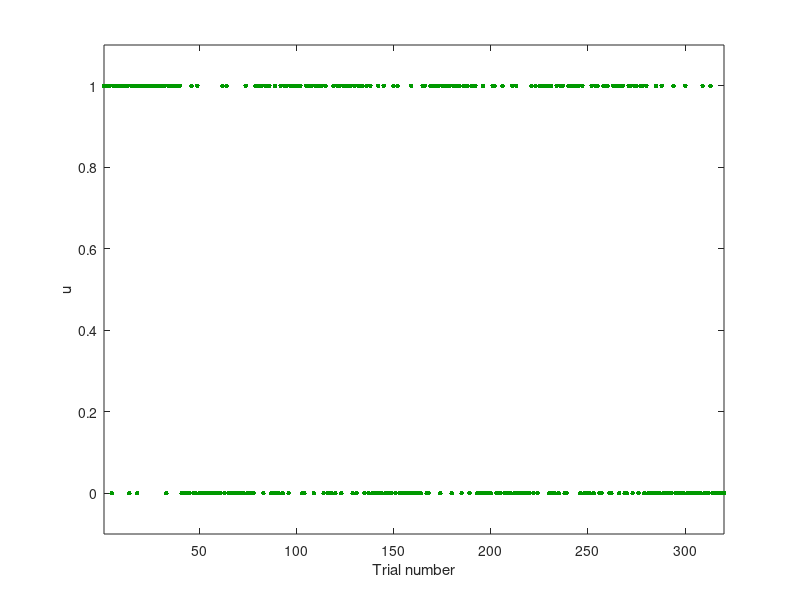

The MATLAB source for this figure: (Note: this script raises an error after producing the figure.)
%% HGF Toolbox Demo
%% Load binary input
% First, we will load the example binary inputs $u$ provided in the file example_binary_input.txt:

u = load('example_binary_input.txt');
%% 
% The inputs are simply a time series of 320 0s and 1s. This is the input 
% sequence used in the task of Iglesias et al. (2013), _Neuron_, *80*(2), 519-530.
%%
scrsz = get(0,'ScreenSize');
outerpos = [0.2*scrsz(3),0.7*scrsz(4),0.8*scrsz(3),0.3*scrsz(4)];
figure('OuterPosition', outerpos)
plot(u, '.', 'Color', [0 0.6 0], 'MarkerSize', 11)
xlabel('Trial number')
ylabel('u')
axis([1, 320, -0.1, 1.1])
%% Find Bayes optimal parameter values
% Now let's use the fitModel function to find the 'Bayes optimal' perceptual 
% parameters for this dataset under the binary HGF model. By Bayes optimal we 
% mean the particular parameter values that produce the least cumulative Shannon 
% surprise for a given input sequence $u$. This means that an agent using this 
% parameter setting would experience the least possible surprise when exposed 
% to the given inputs under the given perceptual model.
% 
% The point of estimating the optimal parameter values is that we can use 
% them as prior means when fitting observed responses. If the agents whose response 
% we're observing are reasonably well able to perform their task, we may assume 
% that their parameter values are distributed around the optimal values.
% 
% We provide fitModel with four arguments.
% 
% * The first argument, which would normally be the observed responses, is empty 
% (ie, []) here because the optimal parameter values are independent of any responses.
% * The second argument is the perceptual model, _hgf_binary_ here. We need 
% to use the prefix 'tapas_' and the suffix '_config' in order to find the correct 
% configuration file
% * The third argument is the response model, _bayes_optimal_binary_ here. Again 
% we need to use the same prefix and suffix. In fact, bayes_optimal_binary is 
% a kind of pseudo-response model because instead of providing response probabilities 
% it simply calculates the Shannon surprise elicited by each new input given the 
% current perceptual state.
% * The fourth argument is the optimization algorithm to be used, _quasinewton_optim_ 
% here, which is a variant of the Broyden-Fletcher-Goldfarb-Shanno (BFGS) algorithm.
%%
bopars = tapas_fitModel([],...
                         u,...
                         'tapas_hgf_binary_config',...
                         'tapas_bayes_optimal_binary_config',...
                         'tapas_quasinewton_optim_config');
%% 
% The only parameter whose Bayes optimal values we've estimated is $\omega$. 
% This is the tonic volatility in the HGF. At the first level, $\omega_1$ is undefined 
% (NaN) because in the binary HGF the first level is discrete, not continuous. 
% At the second level, we find an optimal value of, for example, $\omega_2=-3.43$, 
% and at the third level one of, for example, $\omega_3=-6.01$ (this will vary 
% on different runs of this script).
% 
% The other parameters are fixed to a particular value because their prior 
% variance has been set to zero in the configuration file _tapas_hgf_binary_config.m. 
% _This means that their posterior means, displayed here, are the same as the 
% prior means set in _tapas_hgf_binary_config.m_.
% 
% Their meanings are
% 
% * $\mu_0$ and $\sigma_0$ are the initial values of the perceptual state
% * $\rho$ is a drift parameter, fixed to zero (ie, no drift) in this example
% * $\kappa$ is a parameter that describes the couple between the different 
% levels of the HGF, fixed to 1 in this example
% 
% For model comparison purposes, several measures of model quality are given 
% by fitModel. The most important of these is the log-model evidence (LME).
%% Simulate responses
% Next, we simulate an agent's responses using the simModel function. To do 
% that, we simply choose values for $\omega$. Here, we take $\omega_2=-2.5$ and 
% $\omega_3=-6$. But in addition to the perceptual model _hgf_binary_, we now 
% need a response model. Here, we take the unit square sigmoid model, _unitsq_sgm_, 
% with parameter $\zeta=5$.
%%
sim = tapas_simModel(u,...
                     'tapas_hgf_binary',...
                     [NaN 0 1 NaN 1 1 NaN 0 0 1 1 NaN -2.5 -6],...
                     'tapas_unitsq_sgm',...
                     5);
%% 
% The general meaning of the arguments supplied to simModel is explained 
% in the manual and in the file _tapas_simModel.m_. The specific meaning of each 
% argument in this example is explained in the configuration files of the perceptual 
% model (_tapas_hgf_binary_config.m_) and of the response model (_tapas_unitsq_sgm_config.m_).
%% Plot simulated responses
% We can plot our simulated responses $y$ using the plotting function for _hgf_binary_ 
% models.
%%
tapas_hgf_binary_plotTraj(sim)
%% Recover parameter values from simulated responses
% We can now try to recover the parameters we put into the simulation ($\omega_2=-2.5$ 
% and $\omega_3=-6$) using fitModel.
%%
est = tapas_fitModel(sim.y,...
                     sim.u,...
                     'tapas_hgf_binary_config',...
                     'tapas_unitsq_sgm_config',...
                     'tapas_quasinewton_optim_config');
%% 
% We find, for example, $\omega_2=-2.53$ and, for example $\omega_3=-6.03$ 
% (this will vary on different runs of this script). How good is that? It doesn't 
% look bad, but the answer is that we cannot say anything from doing this just 
% once. We have to repeat the simulation/estimation procedure many times and then 
% look at the distribution of estimated $\omega$ values. This has been done in 
% Mathys et al. (2014), _Frontiers in Human Neuroscience,_ *8*:825, where we found 
% that for moderate and low noise, parameter values can be recovered with good 
% precision in the range observed for human subjects in Iglesias et al. (2013), 
% _Neuron_, *80*(2), 519-530.
%% Check parameter identifiability
% To check how well the parameters could be identified, we can take a look at 
% their posterior correlation. This gives us an idea to what degree changing one 
% parameter value can be compensated by changing another. Of course changing a 
% parameter is fully equivalent to changing that same parameter, therefore the 
% values on the diagonal of the correlation matrix are all 1. However, it would 
% be worrisome if changing one parameter's value were equivalent to changing another 
% in the same direction (correlation +1) or in the opposite direction (correlation 
% -1). In these cases the two parameters cannot be identified independently and 
% one of them needs to be fixed. The other parameter can then be estimated conditional 
% on the value of the one that has been fixed.
%%
tapas_fit_plotCorr(est)
%% 
% In this case, there is nothing to worry about. Unless their correlation 
% is very close to +1 or -1, two parameters are identifiable, meaning that they 
% describe distinct aspects of the data.
% 
% The posterior parameter correlation matrix is stored in est.optim.Corr,
%%
disp(est.optim.Corr)
%% 
% while the posterior parameter covariance matrix is stored in est.optim.Sigma

disp(est.optim.Sigma)
%% Posterior means
% The posterior means of the estimated as well as the fixed parameters can be 
% found in est.p_prc for the perceptual model and in est.p_obs for the observation 
% model:
%%
disp(est.p_prc)
disp(est.p_obs)
%% 
% The posterior means are contained in these structures separately by name 
% (e.g., om for $\omega$) as well as jointly as a vector $p$ in their native space 
% and as a vector $p_{\mathrm{trans}}$ in their transformed space (ie, the space 
% they are estimated in). For details, see the manual.
%% Inferred belief trajectories
% As with the simulated trajectories, we can plot the inferred belief trajectories 
% implied by the estimated parameters.
%%
tapas_hgf_binary_plotTraj(est)
%% 
% These trajectories can be found in est.traj:
%%
disp(est.traj)
%% Changing the perceptual model
% Next, let's try to fit the same data using a different perceptual model while 
% keeping the same response model. We will take the Rescorla-Wagner model _rw_binary_.
%%
est1a = tapas_fitModel(sim.y,...
                       sim.u,...
                       'tapas_rw_binary_config',...
                       'tapas_unitsq_sgm_config',...
                       'tapas_quasinewton_optim_config');
%% 
% The single estimated perceptual parameter is the constant learning rate 
% $\alpha$.
% 
% Just as for _hgf_binary_, we can plot posterior correlations and inferred 
% trajectories for _rw_binary_.
%%
tapas_fit_plotCorr(est1a)
tapas_rw_binary_plotTraj(est1a)
%% Input on a continuous scale
% Up to now, we've only used binary input - 0 or 1. However, many of the most 
% interesting time series are on a continuous scale. As an example, we'll use 
% the exchange rate of the US Dollar to the Swiss Franc during much of 2010 and 
% 2011.
%%
usdchf = load('example_usdchf.txt');
%% 
% As before, we'll first estimate the Bayes optimal parameter values. This 
% time, we'll take a 2-level HGF for continuous-scaled inputs.
%%
bopars2 = tapas_fitModel([],...
                         usdchf,...
                         'tapas_hgf_config',...
                         'tapas_bayes_optimal_config',...
                         'tapas_quasinewton_optim_config');
%% 
% And again, let's check the posterior correlation and the trajectories:
%%
tapas_fit_plotCorr(bopars2)
tapas_hgf_plotTraj(bopars2)
%% 
% Now, let's simulate an agent and plot the resulting trajectories:
%%
sim2 = tapas_simModel(usdchf,...
                      'tapas_hgf',...
                      [1.04 1 0.0001 0.1 0 0 1 -13  -2 1e4],...
                      'tapas_gaussian_obs',...
                      0.00002);
tapas_hgf_plotTraj(sim2)
%% 
% Looking at the volatility (ie, the second) level, we see that there are 
% two salient events in our time series where volatility shoots up. The first 
% is in April 2010 when the currency markets react to the news that Greece is 
% effectively broke. This leads to a flight into the US dollar (green dots rising 
% very quickly), sending the volatility higher. The second is an accelarating 
% increase in the value of the Swiss Franc in Augutst and September 2011, as the 
% Euro crisis drags on. The point where the Swiss central bank intervened and 
% put a floor under how far the Euro could fall with respect to the Franc is clearly 
% visible in the Franc's valuation against the dollar. This surprising intervention 
% shows up as another spike in volatitlity.
%% Adding levels
% Let's see what happens if we add another level:
%%
sim2a = tapas_simModel(usdchf,...
                       'tapas_hgf',...
                       [1.04 1 1 0.0001 0.1 0.1 0 0 0 1 1 -13  -2 -2 1e4],...
                       'tapas_gaussian_obs',...
                       0.00005);
tapas_hgf_plotTraj(sim2a)
%% 
% Owing to the presence of the third level, the second level is a lot smoother 
% now. At the third level, nothing much happens. This is an indication that adding 
% further levels doesn't make sense. Formally, you can always check whether adding 
% levels is warrented by using the log-model evidence to compare models with different 
% numbers of levels.
%% Salient events reflected in precision weights
% While the third level is very smooth overall, the two salient events discussed 
% above are still visible. Let's see how these events are reflected in the precision 
% weighting of the updates at each level:
%%
figure
plot(sim2a.traj.wt)
xlim([1, length(sim2a.traj.wt)])
legend('1st level', '2nd level', '3rd level')
xlabel('Trading days from 1 Jan 2010')
ylabel('Weights')
title('Precision weights')
%% 
% Most prominently at the second level, there is a very clear peak in the 
% precision weights at the moments where the HGF picks up that the environment 
% has changed. This spike in the precision weights leads to an increase in the 
% lerning rate at the corresponding levels, and once the filter has taken the 
% lessons from the new situation on board, the precision weights and with them 
% the learning rates go down again quickly.
%% Parameter recovery
% Now, let's try to recover the parameters we put into the simulation by fitting 
% the HGF to our simulated responses:
%%
est2 = tapas_fitModel(sim2.y,...
                      usdchf,...
                      'tapas_hgf_config',...
                      'tapas_gaussian_obs_config',...
                      'tapas_quasinewton_optim_config');
%% 
% Again, we fit the posterior correlation and the estimated trajectories:
%%
tapas_fit_plotCorr(est2)
tapas_hgf_plotTraj(est2)
%% Plotting residual diagnostics
% It's often helpful to look at the residuals (ie, the differences between predicted 
% and actual responses) of a model. If the residual show any obvious patterns, 
% that's an indication that your model fails to capture aspects of the data that 
% should in princple be predictable.
%%
tapas_fit_plotResidualDiagnostics(est2)
%% 
% Everything looks fine here - no obvious patterns to be seen.
% 
% An important point to note is that these are the residuals of the *response 
% model*, not the perceptual model. Ultimately, we want to be able to predict 
% responses, not just filter inputs, and the residuals of the response model capture 
% the performance of the combination of perceptual and response models.
% 
% Looking at the same diagnostics for binary responses is less straightforward. 
% The HGF Toolbox uses *Pearson residuals* in this case, defined as
% 
% $$r^{(k)} =\frac{y^{(k)} - \hat{\mu}_1^{(k)}}{\sqrt{\hat{\mu}_1^{(k)} \left(1-\hat{\mu}_1^{(k)}\right) 
% }}$$
%%
tapas_fit_plotResidualDiagnostics(est)
%% 
% In the case of our binary response example, we see some patterns in the 
% residuals, notably in their autocorrelation. This is due to the fact that there 
% are fairly regular reversals in the input probabilities. This means that if 
% there are suddenly many large prediction errors following each other, they tend 
% to be in the same direction. At longer lags, we see patterns caused by the regularity 
% of the reversals taking place always after about 45 inputs. Therefore, prediction 
% errors tend to go in the same direction around every 90 inputs.
%% Bayesian parameter averaging
% It is often useful to average parameters from several estimations, for instance 
% to compare groups of subjects. This can be achieved by using the function _tapas_bayesian_parameter_average()_ 
% which takes into account the covariance structure between the parameters and 
% weights individual estimates according to their precision.
% 
% We begin by simulating responses from another fictive agent and estimating 
% the parameters behind the simulated responses:
%%
sim2b = tapas_simModel(usdchf,...
                       'tapas_hgf',...
                       [1.04 1 0.0001 0.1 0 0 1 -14.5 -2.5 1e4],...
                       'tapas_gaussian_obs',...
                       0.00002);
tapas_hgf_plotTraj(sim2b)
est2b = tapas_fitModel(sim2b.y,...
                       usdchf,...
                       'tapas_hgf_config',...
                       'tapas_gaussian_obs_config',...
                       'tapas_quasinewton_optim_config');
tapas_fit_plotCorr(est2b)
tapas_hgf_plotTraj(est2b)
%% 
% Now we can take the Bayesian parameter average of our two:
%%
bpa = tapas_bayesian_parameter_average(est2, est2b);
tapas_fit_plotCorr(bpa)
tapas_hgf_plotTraj(bpa)